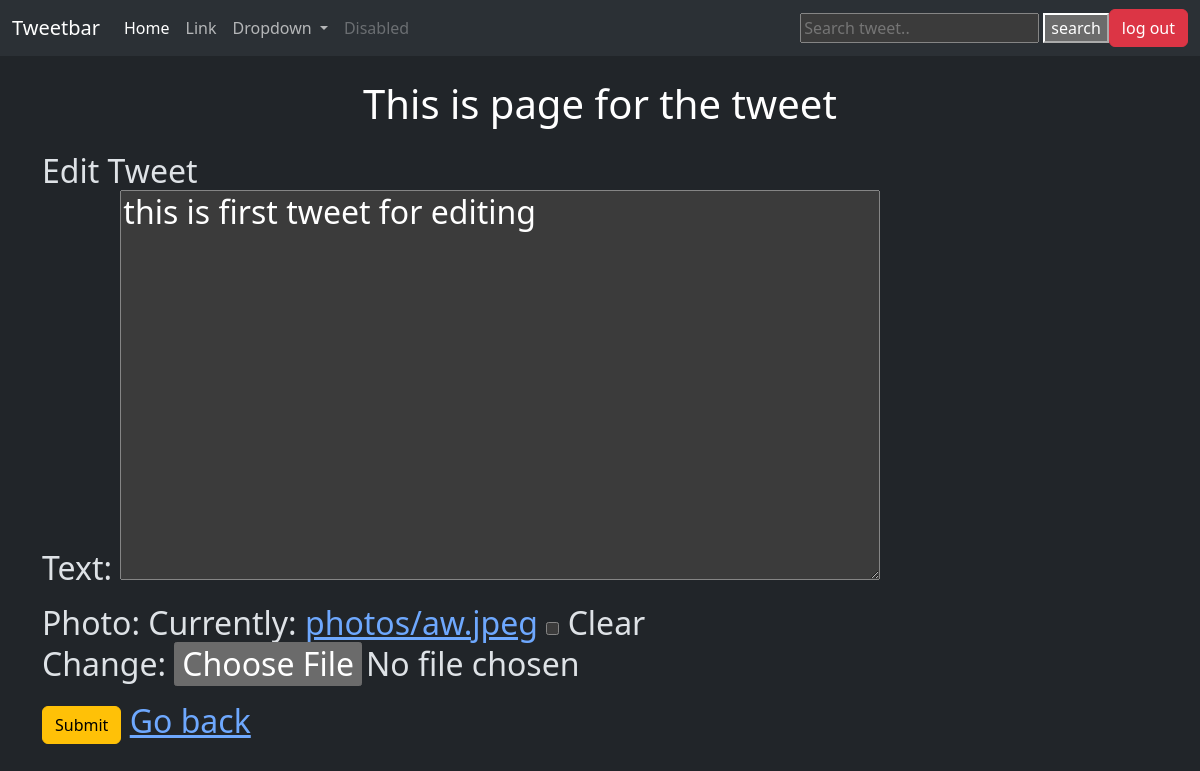
The app's page /tweet/1/edit/ (signed in), older data.
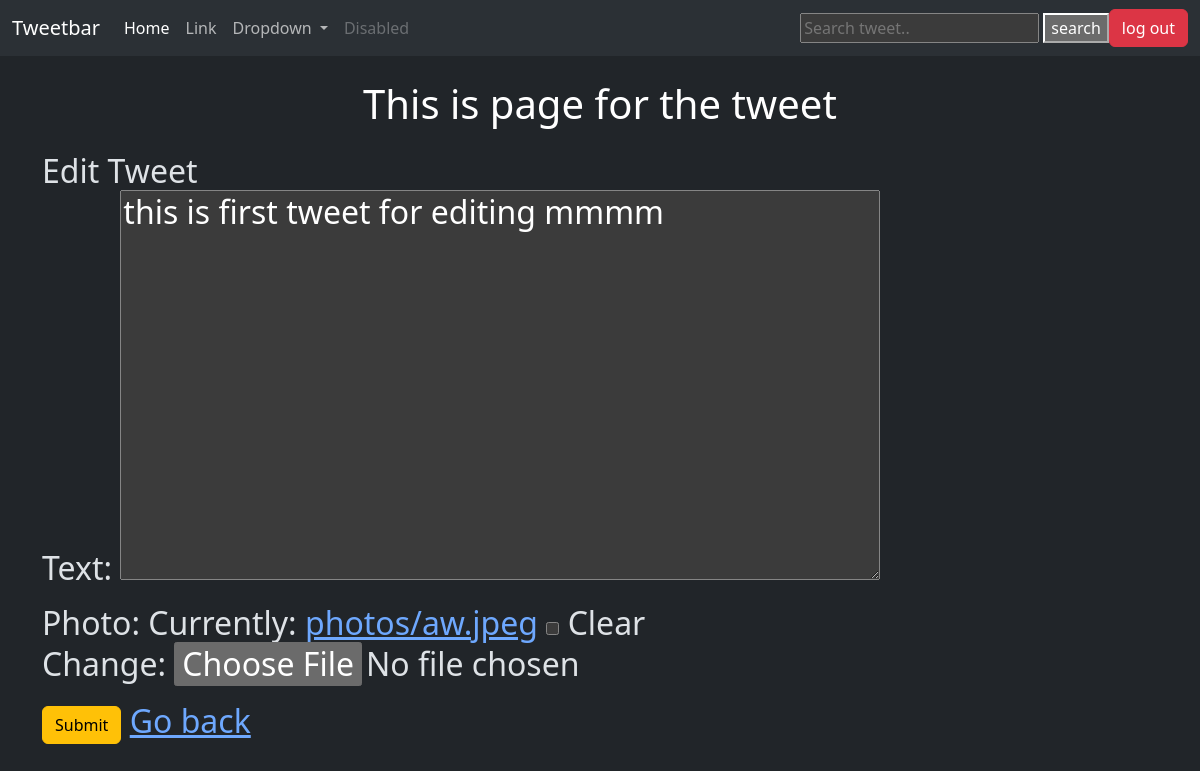
The same page, newer data.
### tweet/models.py (models this page shows, shortened)
class Tweet(models.Model):
    user=models.ForeignKey(User,on_delete=models.CASCADE)
    text=models.TextField(max_length=240)
    photo=models.ImageField(upload_to='photos/',blank=True,null=True)
    created_at=models.DateTimeField(auto_now_add=True)
    updated_at=models.DateTimeField(auto_now=True)

### tweet/views.py (the view)
# urls.py: path('<int:tweet_id>/edit/', views.tweet_edit,name='tweet_edit'),
@login_required
def tweet_edit(request,tweet_id):
    tweet=get_object_or_404(Tweet,pk=tweet_id,user=request.user)
    if request.method=='POST':
        form=TweetForm(request.POST,request.FILES,instance=tweet)
        if form.is_valid():
            tweet=form.save(commit=False)
            tweet.user=request.user
            tweet.save()
            return redirect('tweet_list')
    else:
        form=TweetForm(instance=tweet)
    return render(request,'tweet_form.html',{'form':form})

### tweet/forms.py
class TweetForm(forms.ModelForm):
    class Meta:
        model=Tweet
        fields=['text','photo']

### tweet/templates/tweet_form.html (shortened to what this page needs)
{% extends "layout.html" %}
{% block content %}
<h1 class="text-center text-white m-4">
    This is page for the tweet
</h1>
<h2>{%if form.instance.pk%}
    Edit Tweet {%else%}
    Create Tweet
    {%endif%}
    <form action="" method="post" enctype="multipart/form-data" class="form">
        {{form.as_p}}
        <button class="btn btn-warning" type="submit">Submit</button>
        <a href="{%url 'tweet_list'%}">Go back</a>
    </form>
</h2>
{% endblock %}

Row changes from the older to the newer data that the page shows:
changed Tweet: text "this is first tweet for editing" → "this is first tweet for editing mmmm"
